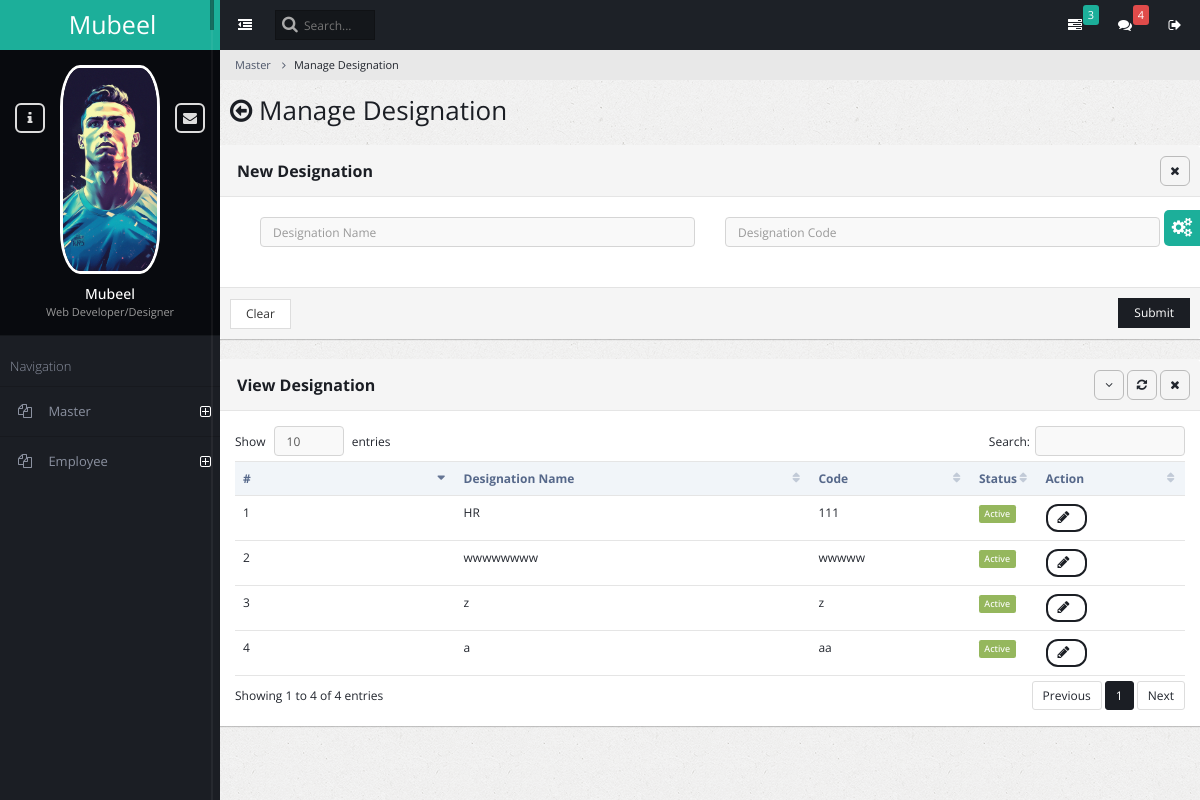
Page /ad_designation_manage on the committed database.
### admin_master/models.py (models this page shows)
class AmsDesignation(models.Model):
    designation_name = models.CharField(max_length=100)
    designation_code = models.CharField(max_length=10)
    status = models.BooleanField(default=True)

### admin_master/views.py (the view, shortened to what this page needs)
# urls.py: path('ad_designation_manage', views.admin_designation_manage, name='admin_designation_manage'),
def admin_designation_manage(request):
    ams_designations = AmsDesignation.objects.all()
    return render(request, 'admin_master_designation_manage.html', {'ams_designations': ams_designations})

### admin_master/templates/admin_master_designation_manage.html (shortened to what this page needs)
{% extends "base.html" %}
{% block content %}
<ul class="breadcrumb">
    <li><a href="#">Master</a></li>
    <li class="active">Manage Designation</li>
</ul>
<div class="content-frame-top">
    <div class="page-title">
        <h2><span class="fa fa-arrow-circle-o-left"></span> Manage Designation</h2>
    </div>
</div>
<form method="post" action="{% url 'admin_designation_manage' %}">
<div class="panel panel-default">
    <div class="panel-heading ui-draggable-handle">
        <h1 class="panel-title"><strong></strong><b>New Designation</b></h1>
        <ul class="panel-controls">
            <li><a href="#" class="panel-remove"><span class="fa fa-times"></span></a></li>
        </ul>
    </div>
    <div class="panel-body">
        <div class="block">
            <div class="col-md-6">
                <div>
                    <input type="text" placeholder="Designation Name" name="designation_name" required class="form-control">
                </div>
            </div>
            <div class="col-md-6">
                <div>
                    <input type="text" placeholder="Designation Code" name="designation_code"required class="form-control">
                </div>
            </div>
        </div>
    </div>
    <div class="panel-footer">
        <input type="reset" class="btn btn-default" value="Clear">
        <button class="btn btn-primary pull-right">Submit</button>
    </div>
</div>
</form>
<div class="panel panel-default">
    <div class="panel-heading ui-draggable-handle">
        <h1 class="panel-title"><b>View Designation</b></h1>
        <ul class="panel-controls">
            <li><a href="#" class="panel-collapse"><span class="fa fa-angle-down"></span></a></li>
            <li><a href="#" class="panel-refresh"><span class="fa fa-refresh"></span></a></li>
            <li><a href="#" class="panel-remove"><span class="fa fa-times"></span></a></li>
        </ul>
    </div>
    <div class="panel-body">
        <table class="table datatable dataTable no-footer" id="DataTables_Table_0" role="grid" aria-describedby="DataTables_Table_0_info">
            <thead>
                <tr role="row"><th class="sorting_asc" tabindex="0" aria-controls="DataTables_Table_0" rowspan="1" colspan="1" aria-sort="ascending" aria-label="Name: activate to sort column ascending" style="width: 198px;">#</th><th class="sorting" tabindex="0" aria-controls="DataTables_Table_0" rowspan="1" colspan="1" aria-label="Position: activate to sort column ascending" style="width: 309px;">Designation Name</th><th class="sorting" tabindex="0" aria-controls="DataTables_Table_0" rowspan="1" colspan="1" aria-label="Office: activate to sort column ascending" style="width: 148px;">Code</th><th class="sorting" tabindex="0" aria-controls="DataTables_Table_0" rowspan="1" colspan="1" aria-label="Age: activate to sort column ascending" style="width: 70px;">Status</th><th class="sorting" tabindex="0" aria-controls="DataTables_Table_0" rowspan="1" colspan="1" aria-label="Start date: activate to sort column ascending" style="width: 137px;">Action</th></tr>
            </thead>
            <tbody>
                {% for ams_designation in ams_designations %}
                    <tr id="{{ams_designation.id}}">
                        <td>{{ forloop.counter }}</td>
                        <td>{{ ams_designation.designation_name }}</td>
                        <td>{{ ams_designation.designation_code }}</td>
                        <td>
                            {% if ams_designation.status %}
                                <span class="label label-success">Active</span>
                            {% else %}
                                <span class="label label-danger">Inactive</span>
                            {% endif %}
                        </td>
                        <td>
                            <button class="btn btn-primary btn-rounded" onClick="edit_desrow({{ ams_designation.id }});" data-toggle="modal" data-target="#modal_basic">
                                <span id="spinner{{ams_designation.id}}" class="fa fa-pencil"></span>
                            </button>
                        </td>
                    </tr>
                {% endfor %}
            </tbody>
        </table>
    </div>
</div>
{% endblock content %}

### rows in the picture
AmsDesignation: designation_name "HR", designation_code "111", status "Active"
AmsDesignation: designation_name "wwwwwwww", designation_code "wwwww", status "Active"
AmsDesignation: designation_name "z", designation_code "z", status "Active"
AmsDesignation: designation_name "a", designation_code "aa", status "Active"
